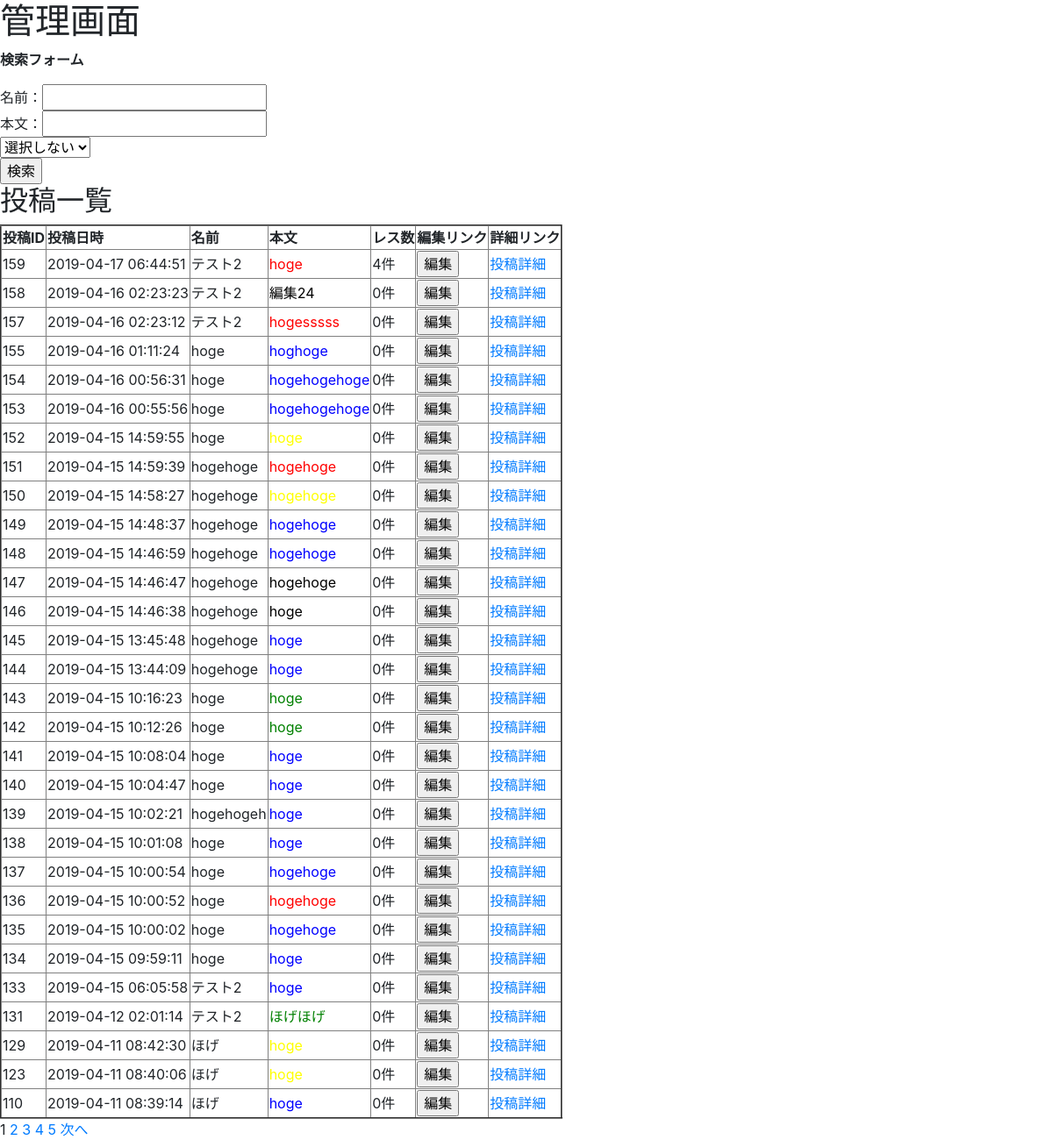
The app's page /admin/index.php with its own data.
### tables this page shows
CREATE TABLE `posts` (
  `id` int(11) NOT NULL AUTO_INCREMENT,
  `name` varchar(10) NOT NULL,
  `comment` varchar(100) NOT NULL,
  `color` varchar(6) NOT NULL,
  `password` varchar(60) DEFAULT NULL,
  `picture` varchar(100) DEFAULT NULL,
  `user_id` int(11) DEFAULT NULL,
  `created_at` timestamp NOT NULL DEFAULT CURRENT_TIMESTAMP,
  PRIMARY KEY (`id`)
);

### admin/index.php (called while the page is built, shortened)
<?php
require_once('../function/Pager.php');
require_once('../function/function.php');
require_once('../models/PostRepository.php');
require_once('../models/ReplyRepository.php');
$database = db_connect();
$user_repository = new UserRepository($database);
$post_repository = new PostRepository($database);
$reply_repository = new ReplyRepository($database);
$select_color_options = PostRepository::getSelectColorOptions();
$select_color_options = array_merge(['' => '選択しない'], $select_color_options);
$max_pager_range = 10;
$per_page_records = 30;
if (isset($_GET['page'])) {
    $page = $_GET['page'];
} else {
    $page = 1;
}
if (isset($_GET['name'], $_GET['comment'], $_GET['color'])) {
    $values = $_GET;
    $errors = [];
    if (strlen($values['name']) === 0 && strlen($values['comment']) === 0 && strlen($values['color']) === 0) {
        header('Location: index.php');
        exit;
    } else {
        $result_records = $post_repository->fetchCountByKeywords($values);
    }
    if ($result_records > 0) {
        $pager = new Pager($result_records, $max_pager_range, $per_page_records);
        $pager->setCurrentPage($page);
        $offset = $pager->getOffset();
        $per_page_records = $pager->getPerPageRecords();
        $posts = $post_repository->fetchByKeywords($values, $offset, $per_page_records);
        $pager->setUri($_SERVER['REQUEST_URI'], $_GET);
    }
} else {
    $total_records = $post_repository->fetchCount();
    $pager = new Pager($total_records, $max_pager_range, $per_page_records);
    $pager->setCurrentPage($page);
    $offset = $pager->getOffset();
    $per_page_records = $pager->getPerPageRecords();
    $posts = $post_repository->fetchByOffSetAndLimit($offset, $per_page_records);
    $pager->setUri($_SERVER['REQUEST_URI'], $_GET);
}
if (!empty($posts)) {
    $user_ids = [];
    $post_ids = [];
    foreach ($posts as $post) {
        $post_ids[] = $post['id'];
        if (isset($post['user_id'])) {
            $user_ids[] = $post['user_id'];
        }
    }
    if (!empty($user_ids)) {
        $users = $user_repository->fetchByIds($user_ids);
        $user_names = array_column($users, 'name', 'id');
    }
    $reply_counts = $reply_repository->fetchCountByPostIds($post_ids);
}
include('../admin/views/index.php');

### models/PostRepository.php (called while the page is built, shortened)
<?php
require_once('BaseRepository.php');
class PostRepository extends BaseRepository
{
    public static function getSelectColorOptions()
    {
        return ['black'=>'黒', 'red'=>'赤', 'blue'=>'青', 'yellow'=>'黄', 'green'=>'緑'];
    }
}

### models/BaseRepository.php (called while the page is built, shortened)
<?php
class BaseRepository
{
    protected $database;
    protected $table_name;
    public function __construct($database)
    {
        $this->database = $database;
    }
    public function fetchCount()
    {
        $sql = "SELECT COUNT(*) AS CNT FROM `{$this->table_name}`";
        $statement = $this->database->query($sql);
        return $statement->fetchColumn();
    }
    public function fetchByIds($ids)
    {
        $sanitized_ids = [];
        foreach ($ids as $id) {
            $sanitized_ids[] = (int)$id;
        }
        $sql = "SELECT * FROM `{$this->table_name}` WHERE id IN (".implode(',', $sanitized_ids).")";
        $statement = $this->database->prepare($sql);
        $statement->execute();
        return $statement->fetchAll(PDO::FETCH_ASSOC);
    }
    public function fetchByOffSetAndLimit($offset, $limit)
    {
        $sql = "SELECT * FROM `{$this->table_name}` ORDER BY created_at DESC LIMIT :offset, :limit";
        $statement = $this->database->prepare($sql);
        $statement->bindParam(':offset', $offset, PDO::PARAM_INT);
        $statement->bindParam(':limit', $limit, PDO::PARAM_INT);
        $statement->execute();
        return $statement->fetchAll(PDO::FETCH_ASSOC);
    }
}

### function/Pager.php (called while the page is built, shortened)
<?php
class Pager
{
    private $total_records;
    private $per_page_records;
    private $max_pager_range;
    private $current_page;
    private $uri;
    private $params;
    public function __construct($total_records, $max_pager_range, $per_page_records)
    {
        $this->total_records = $total_records;
        $this->max_pager_range = $max_pager_range;
        $this->per_page_records = $per_page_records;
    }
    public function setCurrentPage($page)
    {
        if (!is_numeric($page)) {
            $this->current_page = 1;
        } else if ($page <= 0) {
            $this->current_page = 1;
        } else if ($page > $this->getTotalPages()) {
            $this->current_page = $this->getTotalPages();
        } else {
            $this->current_page = (int)$page;
        }
    }
    public function getPerPageRecords()
    {
        return $this->per_page_records;
    }
    public function getCurrentPage()
    {
        return $this->current_page;
    }
    public function getPageNumbers()
    {
        $range = $this->getBothRanges();
        if ($this->current_page <= $range['left']) {
            $start = 1;
            $end = min($this->max_pager_range, $this->getTotalPages());
        } else if ($this->current_page < $this->getTotalPages() - $range['right']) {
            $start = $this->current_page - $range['left'];
            $end   = $this->current_page + $range['right'];
        } else {
            $start = max($this->getTotalPages() - $this->max_pager_range + 1, 1);
            $end   = $this->getTotalPages();
        }
        $page_numbers = [];
        for ($i = $start; $i <= $end; $i++) {
            $page_numbers[] = $i;
        }
        return $page_numbers;
    }
    public function getOffset()
    {
        return $this->per_page_records * ($this->current_page - 1);
    }
    public function hasNextPage()
    {
        if ($this->current_page < $this->getTotalPages()) {
            return true;
        } else {
            return false;
        }
    }
    public function getNextPage()
    {
        return $this->current_page + 1;
    }
    public function setUri($uri, $params = array())
    {
        $this->uri = parse_url($uri)['path'];
        $this->params = $params;
    }
    public function createUri($page = null)
    {
        $this->params['page'] = $page;
        $uri_params = http_build_query($this->params);
        return "{$this->uri}?{$uri_params}";
    }
    private function getBothRanges()
    {
        $both_ranges = [];
        if (($this->max_pager_range % 2) === 1) {
            $both_ranges['left'] = ((int)ceil($this->max_pager_range - 1) / 2);
            $both_ranges['right'] = ((int)floor($this->max_pager_range - 1) / 2);
            return $both_ranges;
        } else {
            $both_ranges['left'] = (int)ceil($this->max_pager_range / 2);
            $both_ranges['right'] = ((int)floor($this->max_pager_range - 1) / 2);
            return $both_ranges;
        }
    }
    private function getTotalPages()
    {
        return (int)ceil($this->total_records / $this->per_page_records);
    }
}

### function/function.php (called while the page is built, shortened)
<?php
function h($s)
{
    return htmlspecialchars($s, ENT_QUOTES, "UTF-8");
}

### models/ReplyRepository.php (called while the page is built, shortened)
<?php
require_once('BaseRepository.php');
class ReplyRepository extends BaseRepository
{
    public function fetchCountByPostIds($post_ids)
    {
        $sanitized_ids = [];
        foreach ($post_ids as $post_id) {
            $sanitized_ids[] = (int)$post_id;
        }
        $sql = "SELECT post_id, COUNT(*) AS cnt FROM replies WHERE post_id IN (".implode(',', $sanitized_ids).") GROUP BY post_id";
        $statement = $this->database->prepare($sql);
        $statement->execute();
        return array_column($statement->fetchAll(PDO::FETCH_ASSOC), 'cnt', 'post_id');
    }
}

### admin/views/index.php (the view, shortened to what this page needs)
<?php
    include('../admin/views/layouts/header.php');
?>
    <h1>管理画面</h1>
    <form action="index.php" method="get">
        <p><strong>検索フォーム</strong></p>
        名前：<input type="text" name="name"><br />
        本文：<input type="text" name="comment"><br />
        <select name="color">
            <?php foreach($select_color_options as $key => $value) : ?>
                <option value="<?php echo $key ?>"<?php echo (!empty($_GET['color']) && $key === $_GET['color']) ? 'selected' : ''; ?>>
                    <?php echo $value ?>
                </option>
            <?php endforeach ?>
        </select><br />
        <input type="submit" value="検索"><br />
    </form>
    <?php if (isset($result_records)) : ?>
        <a href="index.php">戻る</a>
        <h2>検索結果<?php echo $result_records ?>件</h2>
        <ul>
            <li>名前：<?php echo ($_GET['name'] !== '') ? $_GET['name'] :'指定なし' ?></li>
            <li>本文：<?php echo ($_GET['comment'] !== '') ? $_GET['comment'] :'指定なし' ?></li>
            <li>色：<?php echo ($_GET['color'] !== '') ? $select_color_options[$_GET['color']]:'指定なし' ?></li>
        </ul>
        <?php if ($result_records == 0) : ?>
            <?php exit; ?>
        <?php endif ?>
    <?php else : ?>
        <h2>投稿一覧</h2>
    <?php endif ?>
    <table border="2">
        <tr>
            <th>投稿ID</th>
            <th>投稿日時</th>
            <th>名前</th>
            <th>本文</th>
            <th>レス数</th>
            <th>編集リンク</th>
            <th>詳細リンク</th>
        </tr>
        <?php foreach ($posts as $key => $post) : ?>
        <tr>
            <td>
                <?php echo h($post['id']) ?>
            </td>
            <td>
                <?php echo h($post['created_at']) ?>
            </td>
            <td id="edit_name_<?php echo h($post['id']) ?>">
            <?php if (isset($post['user_id'])) : ?>
                <?php echo h($user_names[$post['user_id']]) ?>
            <?php else : ?>
                <?php echo h($post['name']) ?>
            <?php endif ?>
            </td>
            <td>
                <font id="font_<?php echo h($post['id']) ?>" color="<?php echo $post['color'] ?>">
                    <?php echo h($post['comment']) ?>
                </font>
            </td>
            <td>
                <?php echo (isset($reply_counts[$post['id']])) ? $reply_counts[$post['id']] : 0 ?>件
            </td>
            <td>
                <input type="button" id="btn" value="編集" class="show-modal" data-id="<?php echo $post['id'] ?>">
            </td>
            <td>
                <a href="postdetail.php?id=<?php echo $post['id'] ?>">投稿詳細</a>
            </td>
        </tr>
        <?php endforeach ?>
    </table>
    <?php foreach ($pager->getPageNumbers() as $i) : ?>
        <?php if ($i === $pager->getCurrentPage()) : ?>
            <span>
                <?php echo $i ?>
            </span>
        <?php else : ?>
            <a href="<?php echo $pager->createUri($i) ?>">
                <?php echo $i ?>
            </a>
        <?php endif ?>
    <?php endforeach ?>
    <?php if ($pager->hasNextPage()) : ?>
        <a href="<?php echo $pager->createUri($pager->getNextPage()) ?>">次へ</a>
    <?php endif ?>
<?php
    include('../admin/views/layouts/footer.php');
?>

### admin/views/layouts/header.php (shortened to what this page needs)
<!DOCTYPE html>
<html lang="ja">
    <head>
        <link rel="stylesheet" href="https://stackpath.bootstrapcdn.com/bootstrap/4.2.1/css/bootstrap.min.css">
        <link rel="stylesheet" href="./views/css/modal.css" type="text/css" />
    </head>
    <body>

### admin/views/layouts/footer.php (shortened to what this page needs)
</body>
</html>

### records on screen
posts: id "159", created_at "2019-04-17 06:44:51", user "テスト2", comment "hoge", id "4"
posts: id "158", created_at "2019-04-16 02:23:23", user "テスト2", comment "編集24"
posts: id "157", created_at "2019-04-16 02:23:12", user "テスト2", comment "hogesssss"
posts: id "155", created_at "2019-04-16 01:11:24", name "hoge", comment "hoghoge"
posts: id "154", created_at "2019-04-16 00:56:31", name "hoge", comment "hogehogehoge"
posts: id "153", created_at "2019-04-16 00:55:56", name "hoge", comment "hogehogehoge"
posts: id "152", created_at "2019-04-15 14:59:55", name "hoge", comment "hoge"
posts: id "151", created_at "2019-04-15 14:59:39", name "hogehoge", comment "hogehoge"
posts: id "150", created_at "2019-04-15 14:58:27", name "hogehoge", comment "hogehoge"
posts: id "149", created_at "2019-04-15 14:48:37", name "hogehoge", comment "hogehoge"
posts: id "148", created_at "2019-04-15 14:46:59", name "hogehoge", comment "hogehoge"
posts: id "147", created_at "2019-04-15 14:46:47", name "hogehoge", comment "hogehoge"
posts: id "146", created_at "2019-04-15 14:46:38", name "hogehoge", comment "hoge"
posts: id "145", created_at "2019-04-15 13:45:48", name "hogehoge", comment "hoge"
posts: id "144", created_at "2019-04-15 13:44:09", name "hogehoge", comment "hoge"
posts: id "143", created_at "2019-04-15 10:16:23", name "hoge", comment "hoge"
posts: id "142", created_at "2019-04-15 10:12:26", name "hoge", comment "hoge"
posts: id "141", created_at "2019-04-15 10:08:04", name "hoge", comment "hoge"
posts: id "140", created_at "2019-04-15 10:04:47", name "hoge", comment "hoge"
posts: id "139", created_at "2019-04-15 10:02:21", name "hogehogeh", comment "hoge"
posts: id "138", created_at "2019-04-15 10:01:08", name "hoge", comment "hoge"
posts: id "137", created_at "2019-04-15 10:00:54", name "hoge", comment "hogehoge"
posts: id "136", created_at "2019-04-15 10:00:52", name "hoge", comment "hogehoge"
posts: id "135", created_at "2019-04-15 10:00:02", name "hoge", comment "hogehoge"
posts: id "134", created_at "2019-04-15 09:59:11", name "hoge", comment "hoge"
posts: id "133", created_at "2019-04-15 06:05:58", user "テスト2", comment "hoge"
posts: id "131", created_at "2019-04-12 02:01:14", user "テスト2", comment "ほげほげ"
posts: id "129", created_at "2019-04-11 08:42:30", name "ほげ", comment "hoge"
posts: id "123", created_at "2019-04-11 08:40:06", name "ほげ", comment "hoge"
posts: id "110", created_at "2019-04-11 08:39:14", name "ほげ", comment "hoge"

### other values on screen
$i "1"
$i "2"
$i "3"
$i "4"
$i "5"
form field color "選択しない"
